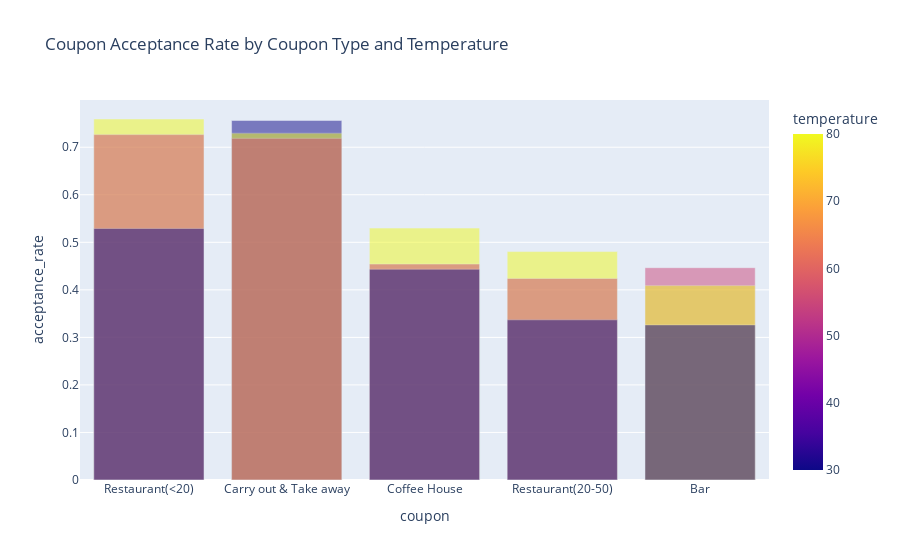

Notebook source saved alongside this figure:
### Code cell
acceptance_rate = cleaned_data.groupby(['coupon','temperature'])['Y'].value_counts(normalize=True).unstack().fillna(0)
acceptance_rate = acceptance_rate.reset_index()
acceptance_rate.columns = ['coupon', 'temperature', 'rejected', 'accepted']
acceptance_rate['acceptance_rate'] = acceptance_rate['accepted'] / (acceptance_rate['accepted'] + acceptance_rate['rejected'])
acceptance_rate = acceptance_rate.sort_values(by='acceptance_rate', ascending=False)
px.bar(acceptance_rate, x='coupon', y='acceptance_rate', color='temperature', title='Coupon Acceptance Rate by Coupon Type and Temperature', barmode='overlay').show()

### Figure 1 — Plotly figure (JSON) as saved in the notebook; plotly's stock layout.template omitted (floating-point values rounded to 4 significant figures)
{"data": [{"hovertemplate": "coupon=%{x}<br>acceptance_rate=%{y}<br>temperature=%{marker.color}<extra></extra>", "legendgroup": "", "marker": {"color": [80, 30, 80, 55, 55, 80, 30, 80, 55, 55, 30, 55, 80, 30, 30], "coloraxis": "coloraxis", "opacity": 0.5, "pattern": {"shape": ""}}, "name": "", "orientation": "v", "showlegend": false, "textposition": "auto", "type": "bar", "x": ["Restaurant(<20)", "Carry out & Take away", "Carry out & Take away", "Restaurant(<20)", "Carry out & Take away", "Coffee House", "Restaurant(<20)", "Restaurant(20-50)", "Coffee House", "Bar", "Coffee House", "Restaurant(20-50)", "Bar", "Restaurant(20-50)", "Bar"], "xaxis": "x", "y": [0.7594, 0.7563, 0.7296, 0.7266, 0.7188, 0.5299, 0.5292, 0.4806, 0.4543, 0.4467, 0.4434, 0.4239, 0.4089, 0.337, 0.3263], "yaxis": "y"}], "layout": {"barmode": "overlay", "coloraxis": {"colorbar": {"title": {"text": "temperature"}}, "colorscale": [[0, "#0d0887"], [0.1111, "#46039f"], [0.2222, "#7201a8"], [0.3333, "#9c179e"], [0.4444, "#bd3786"], [0.5556, "#d8576b"], [0.6667, "#ed7953"], [0.7778, "#fb9f3a"], [0.8889, "#fdca26"], [1, "#f0f921"]]}, "legend": {"tracegroupgap": 0}, "title": {"text": "Coupon Acceptance Rate by Coupon Type and Temperature"}, "xaxis": {"anchor": "y", "domain": [0, 1], "title": {"text": "coupon"}}, "yaxis": {"anchor": "x", "domain": [0, 1], "title": {"text": "acceptance_rate"}}}}
